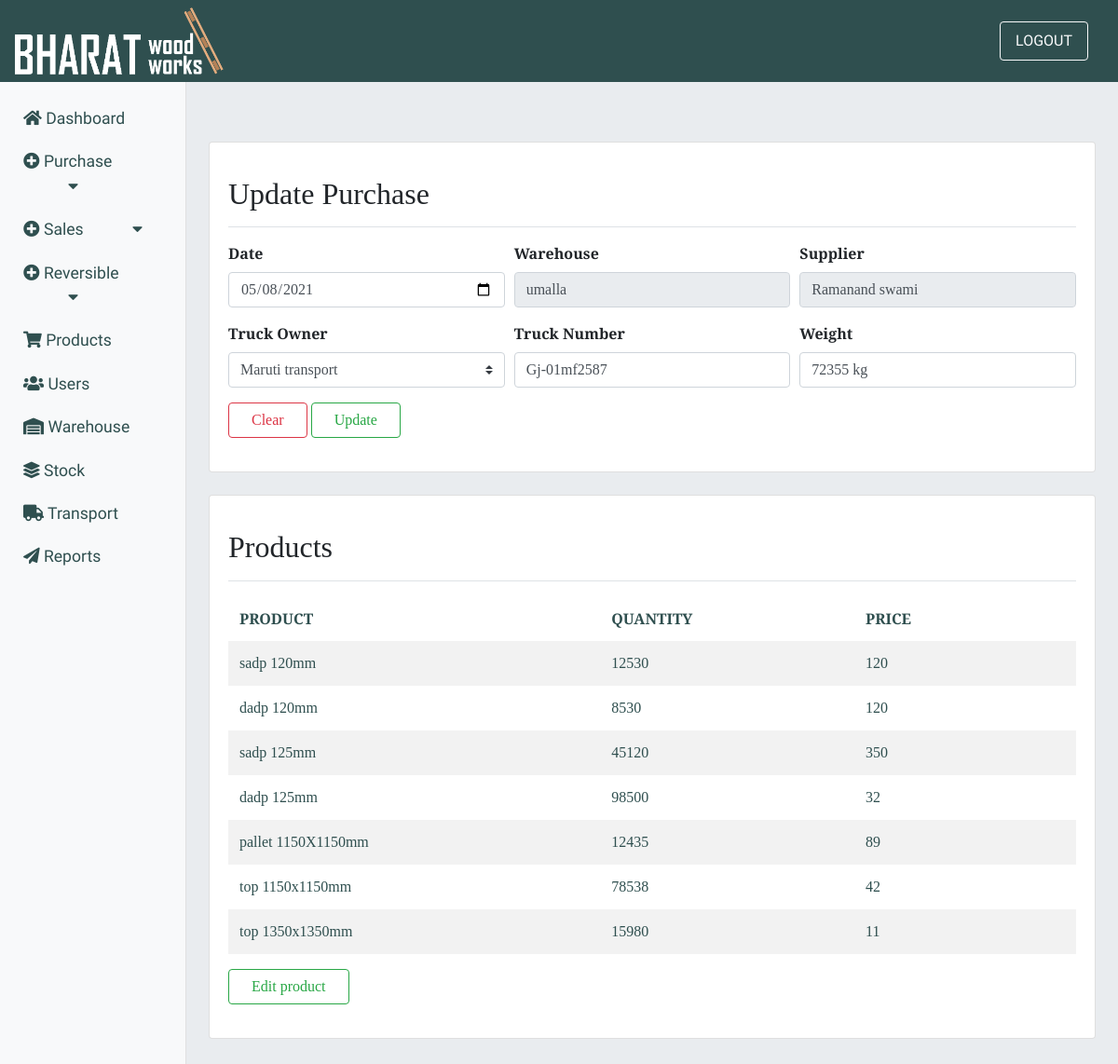
The app's page /Updatepurchase/14 (signed in) with its own data.
### purchase/models.py (models this page shows, shortened)
class Purchase(models.Model):
    alphanumeric = RegexValidator(r'^[0-9a-zA-Z]', 'Only alphanumeric characters are allowed.')
    purchase_date = models.DateField()
    warehouse = models.ForeignKey(Warehouse,on_delete=models.DO_NOTHING)
    supplier = models.ForeignKey(Supplier,on_delete=models.DO_NOTHING)
    truck_owner = models.ForeignKey(Transportation,on_delete=models.DO_NOTHING,null=True)
    truck_no = models.CharField(max_length=50, blank=True, null=True, validators=[alphanumeric])
    weight   = models.CharField(max_length=30,null=True)

class Warehouse(models.Model):
    warehouse_name = models.CharField(max_length=30)
    area = models.ForeignKey(Area,on_delete=models.DO_NOTHING,null=True,blank=False)
    is_active = models.BooleanField(default=True)
    def __str__(self):
        return self.warehouse_name

class Supplier(models.Model):
    alphanumeric = RegexValidator(r'^[0-9a-zA-Z]*$', 'Only alphanumeric characters are allowed.')
    supplier_name = models.CharField(max_length=40,blank=True)
    mobile     = models.CharField(max_length=13,blank=True)
    address     = models.TextField(max_length=70)
    area = models.ForeignKey(Area,on_delete=models.DO_NOTHING,null=True,blank=False)
    gst_no = models.CharField(max_length=50, blank=True, null=True, validators=[alphanumeric])
    is_active       = models.BooleanField(default=True)
    def __str__(self):
        return self.supplier_name

class Purchase_has_Product(models.Model):
    purchase = models.ForeignKey(Purchase,on_delete=models.CASCADE,null=True,blank=False)
    product = models.ForeignKey(Product,on_delete=models.DO_NOTHING,null=True,blank=False)
    qty     = models.IntegerField(null=True,blank=False)
    price   = models.IntegerField(null=True,blank=False)

class Product(models.Model):
    product_name = models.CharField(max_length=40)
    size     = models.CharField(max_length=30)
    unit     = models.CharField(max_length=30,null=True)
    holes    = models.CharField(max_length=20,default=" ")
    hole_size= models.CharField(max_length=20,default=" ")
    is_active = models.BooleanField(default=True)
    def __str__(self):
        return self.product_name+' '+ self.size + self.unit+' '+self.holes

### purchase/views.py (the view)
# urls.py: path('Updatepurchase/<int:id>', views.Update_Purchase, name='updatepurchase'),
@login_required(login_url='login')
def Update_Purchase(request, id):
    pd = Purchase.objects.get(id=id)
    prod_data = Purchase_has_Product.objects.filter(purchase=pd)
    w1_data = pd.warehouse
    form = PurchaseForm(instance=pd)
    if request.POST:
        frm = PurchaseForm(request.POST, instance=pd)
        if frm.is_valid():
            frm.save()
            return redirect("purchase")
    context = {
        'pd': pd,
        'form': form,
        'product_data': prod_data
    }
    return render(request, 'purchase/update_purchase.html', context)

### purchase/forms.py
class PurchaseForm(forms.ModelForm):
    purchase_date = forms.CharField(widget = forms.DateInput(attrs= {'class':'form-control','type':'date'}))
    warehouse = forms.ModelChoiceField(queryset=warehouses,widget=forms.Select(attrs=d))
    supplier = forms.ModelChoiceField(queryset=suppliers,widget=forms.Select(attrs=d))
    truck_owner = forms.ModelChoiceField(queryset=truck_owners,widget=forms.Select(attrs={'class':'custom-select'}))
    truck_no = forms.CharField(widget = forms.TextInput(attrs= {'class':'form-control','type':'text'}))
    weight = forms.CharField(widget = forms.TextInput(attrs= {'class':'form-control','type':'text'}))
    class Meta():
        model = Purchase
        fields = ('purchase_date','warehouse','supplier','truck_owner','truck_no','weight')

### purchase/models.py (called while the page is built)
    def __str__(self):
        return self.co_name

### purchase/templates/purchase/update_purchase.html (shortened to what this page needs)
{% extends 'inventory/main.html' %}
{% block content %}
<div class="card mb-4">
    <div class="card-body">
        <div
            class="d-flex justify-content-between flex-wrap flex-md-nowrap align-items-center pt-3 pb-2 mb-3 border-bottom">
            <h1 class="h2"> Update Purchase  </h1>
        </div>
   <form method="POST">{% csrf_token %}
    <div class="form-row">
        <div class="col-sm-4 mb-3">
            <label class="font-weight-bold">Date</label>
           {{ form.purchase_date }}
        </div>
        <div class="col-sm-4 mb-3" >
            <label class="font-weight-bold">Warehouse</label>
            <input class='form-control' type="text" value="{{ pd.warehouse }}" readonly>
        </div>
        <div class="col-sm-4 mb-3"  >
            <label class="font-weight-bold">Supplier</label>
            <input class='form-control' type="text" value="{{ pd.supplier }}" readonly>
        </div>
    </div>
    <div class="form-row">
        <div class="col-sm-4 mb-3">
            <label class="font-weight-bold">Truck Owner</label>
            {{ form.truck_owner }}
        </div>
        <div class="col-sm-4 mb-3">
            <label class="font-weight-bold">Truck Number</label>
            {{ form.truck_no }}
        </div>
        <div class="col-sm-4 mb-3">
            <label class="font-weight-bold">Weight</label>
            {{ form.weight }}
        </div>
    </div>
    <button class="btn btn-outline-danger mb-3 px-4" type="reset">Clear</button>
    <button class="btn btn-outline-success mb-3 px-4" type="submit">Update</button>
</form>
</div>
</div>
<div class="card mb-4">
    <div class="card-body">
        <div
            class="d-flex justify-content-between flex-wrap flex-md-nowrap align-items-center pt-3 pb-2 mb-3 border-bottom">
            <h1 class="h2">Products </h1>
        </div>
<table class="table table-striped table-borderless" data-toggle="table" data-search="true"
            data-show-toggle="true" data-show-fullscreen="true" data-show-columns="true">
    <thead>
        <tr>
            <th>PRODUCT</th>
            <th>QUANTITY</th>
            <th>PRICE</th>
        </tr>
    </thead>
    <tbody>
        {% if product_data %}
        {% for item in product_data %}
        <tr>
            <td>{{ item.product}}</td>
            <td>{{ item.qty }}</td>
            <td>{{ item.price }}</td>
            <td>
            </td>
        </tr>
        {% endfor %}
        {% else %}
        <tr>No Products Added yet</tr>
        {% endif %}
    </tbody>
</table>
<a href="{% url 'update_product_detail' pd.id %}" class="btn btn-outline-success mb-3 px-4" >Edit product</a>
</div>
</div>
{% endblock %}

### static/css/dashboard.css (style rules this page uses)
:root { --Sniglet-font: "Sniglet", cursive; --Rubik: "Rubik", cursive; --Patua: "Patua One", cursive; --Lobster: "lobster", cursive; --Merriweather: "Merriweather Sans", cursive; --light-black: #2e2c2caf; --bggradient: linear-gradient(to bottom, #ff5733, #ffffff); --light-gray: rgba(255, 255, 255, 0.877); }
tr, td { color: darkslategrey; }

### records on screen
Purchase: purchase_date "05/08/2021", warehouse "umalla", supplier "Ramanand swami", truck_owner "Maruti transport", truck_no "Gj-01mf2587", weight "72355 kg"
Purchase_has_Product: product "sadp 120mm", qty "12530", price "120"
Purchase_has_Product: product "dadp 120mm", qty "8530", price "120"
Purchase_has_Product: product "sadp 125mm", qty "45120", price "350"
Purchase_has_Product: product "dadp 125mm", qty "98500", price "32"
Purchase_has_Product: product "pallet 1150X1150mm", qty "12435", price "89"
Purchase_has_Product: product "top 1150x1150mm", qty "78538", price "42"
Purchase_has_Product: product "top 1350x1350mm", qty "15980", price "11"
